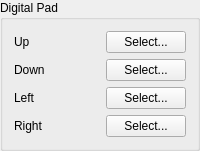
            <widget class="QGroupBox" name="groupBox_8">
             <property name="sizePolicy">
              <sizepolicy hsizetype="Minimum" vsizetype="Minimum">
               <horstretch>0</horstretch>
               <verstretch>0</verstretch>
              </sizepolicy>
             </property>
             <property name="title">
              <string>Digital Pad</string>
             </property>
             <layout class="QGridLayout" name="gridLayout_9">
              <item row="0" column="0">
               <layout class="QGridLayout" name="gridLayout_3">
                <item row="0" column="0">
                 <widget class="QLabel" name="label_26">
                  <property name="text">
                   <string>Up</string>
                  </property>
                 </widget>
                </item>
                <item row="0" column="1">
                 <spacer name="horizontalSpacer_9">
                  <property name="orientation">
                   <enum>Qt::Horizontal</enum>
                  </property>
                  <property name="sizeType">
                   <enum>QSizePolicy::MinimumExpanding</enum>
                  </property>
                  <property name="sizeHint" stdset="0">
                   <size>
                    <width>40</width>
                    <height>20</height>
                   </size>
                  </property>
                 </spacer>
                </item>
                <item row="0" column="2">
                 <widget class="InputButton" name="pushDPad_U">
                  <property name="sizePolicy">
                   <sizepolicy hsizetype="Minimum" vsizetype="Minimum">
                    <horstretch>0</horstretch>
                    <verstretch>0</verstretch>
                   </sizepolicy>
                  </property>
                  <property name="text">
                   <string>Select...</string>
                  </property>
                  <property name="autoDefault">
                   <bool>false</bool>
                  </property>
                 </widget>
                </item>
                <item row="1" column="0">
                 <widget class="QLabel" name="label_25">
                  <property name="text">
                   <string>Down</string>
                  </property>
                 </widget>
                </item>
                <item row="1" column="1">
                 <spacer name="horizontalSpacer_10">
                  <property name="orientation">
                   <enum>Qt::Horizontal</enum>
                  </property>
                  <property name="sizeType">
                   <enum>QSizePolicy::MinimumExpanding</enum>
                  </property>
                  <property name="sizeHint" stdset="0">
                   <size>
                    <width>40</width>
                    <height>20</height>
                   </size>
                  </property>
                 </spacer>
                </item>
                <item row="1" column="2">
                 <widget class="InputButton" name="pushDPad_D">
                  <property name="sizePolicy">
                   <sizepolicy hsizetype="Minimum" vsizetype="Minimum">
                    <horstretch>0</horstretch>
                    <verstretch>0</verstretch>
                   </sizepolicy>
                  </property>
                  <property name="text">
                   <string>Select...</string>
                  </property>
                  <property name="autoDefault">
                   <bool>false</bool>
                  </property>
                 </widget>
                </item>
                <item row="2" column="0">
                 <widget class="QLabel" name="label_28">
                  <property name="text">
                   <string>Left</string>
                  </property>
                 </widget>
                </item>
                <item row="2" column="1">
                 <spacer name="horizontalSpacer_11">
                  <property name="orientation">
                   <enum>Qt::Horizontal</enum>
                  </property>
                  <property name="sizeType">
                   <enum>QSizePolicy::MinimumExpanding</enum>
                  </property>
                  <property name="sizeHint" stdset="0">
                   <size>
                    <width>40</width>
                    <height>20</height>
                   </size>
                  </property>
                 </spacer>
                </item>
                <item row="2" column="2">
                 <widget class="InputButton" name="pushDPad_L">
                  <property name="sizePolicy">
                   <sizepolicy hsizetype="Minimum" vsizetype="Minimum">
                    <horstretch>0</horstretch>
                    <verstretch>0</verstretch>
                   </sizepolicy>
                  </property>
                  <property name="text">
                   <string>Select...</string>
                  </property>
                  <property name="autoDefault">
                   <bool>false</bool>
                  </property>
                 </widget>
                </item>
                <item row="3" column="0">
                 <widget class="QLabel" name="label_27">
                  <property name="text">
                   <string>Right</string>
                  </property>
                 </widget>
                </item>
                <item row="3" column="2">
                 <widget class="InputButton" name="pushDPad_R">
                  <property name="sizePolicy">
                   <sizepolicy hsizetype="Minimum" vsizetype="Minimum">
                    <horstretch>0</horstretch>
                    <verstretch>0</verstretch>
                   </sizepolicy>
                  </property>
                  <property name="text">
                   <string>Select...</string>
                  </property>
                  <property name="autoDefault">
                   <bool>false</bool>
                  </property>
                 </widget>
                </item>
                <item row="3" column="1">
                 <spacer name="horizontalSpacer_12">
                  <property name="orientation">
                   <enum>Qt::Horizontal</enum>
                  </property>
                  <property name="sizeType">
                   <enum>QSizePolicy::MinimumExpanding</enum>
                  </property>
                  <property name="sizeHint" stdset="0">
                   <size>
                    <width>40</width>
                    <height>20</height>
                   </size>
                  </property>
                 </spacer>
                </item>
               </layout>
              </item>
             </layout>
            </widget>
